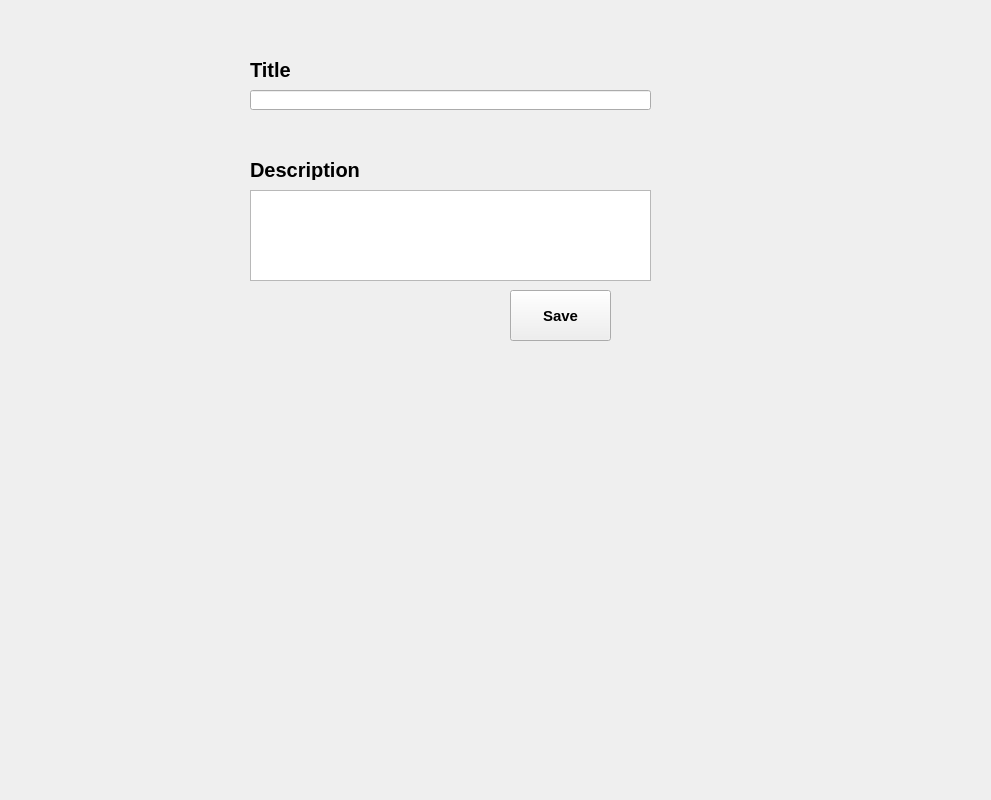
<?xml version="1.0" encoding="UTF-8"?>
<ui version="4.0">
 <class>EntryForm</class>
 <widget class="QWidget" name="EntryForm">
  <property name="geometry">
   <rect>
    <x>0</x>
    <y>0</y>
    <width>991</width>
    <height>800</height>
   </rect>
  </property>
  <property name="font">
   <font>
    <underline>false</underline>
   </font>
  </property>
  <property name="windowTitle">
   <string>Entry Form</string>
  </property>
  <property name="autoFillBackground">
   <bool>false</bool>
  </property>
  <widget class="QWidget" name="widget" native="true">
   <property name="geometry">
    <rect>
     <x>40</x>
     <y>0</y>
     <width>711</width>
     <height>341</height>
    </rect>
   </property>
   <widget class="QLabel" name="titleLabel">
    <property name="geometry">
     <rect>
      <x>210</x>
      <y>60</y>
      <width>47</width>
      <height>20</height>
     </rect>
    </property>
    <property name="font">
     <font>
      <pointsize>15</pointsize>
      <weight>75</weight>
      <bold>true</bold>
      <underline>false</underline>
     </font>
    </property>
    <property name="text">
     <string>Title</string>
    </property>
   </widget>
   <widget class="QLineEdit" name="title">
    <property name="geometry">
     <rect>
      <x>210</x>
      <y>90</y>
      <width>401</width>
      <height>20</height>
     </rect>
    </property>
   </widget>
   <widget class="QTextEdit" name="description">
    <property name="geometry">
     <rect>
      <x>210</x>
      <y>190</y>
      <width>401</width>
      <height>91</height>
     </rect>
    </property>
   </widget>
   <widget class="QLabel" name="descriptionLabel">
    <property name="geometry">
     <rect>
      <x>210</x>
      <y>160</y>
      <width>120</width>
      <height>20</height>
     </rect>
    </property>
    <property name="font">
     <font>
      <pointsize>15</pointsize>
      <weight>75</weight>
      <bold>true</bold>
      <underline>false</underline>
     </font>
    </property>
    <property name="text">
     <string>Description</string>
    </property>
   </widget>
   <widget class="QPushButton" name="saveButton">
    <property name="geometry">
     <rect>
      <x>470</x>
      <y>290</y>
      <width>101</width>
      <height>51</height>
     </rect>
    </property>
    <property name="font">
     <font>
      <pointsize>11</pointsize>
      <weight>75</weight>
      <bold>true</bold>
     </font>
    </property>
    <property name="text">
     <string>Save</string>
    </property>
   </widget>
  </widget>
 </widget>
 <resources/>
 <connections/>
</ui>
